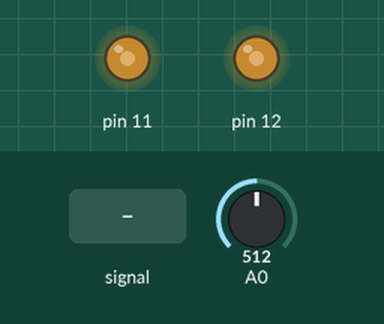
This sketch was run on a simulated Arduino Mega 2560, built with avr-gcc and run on an emulated ATmega2560. On the bench: output pins drawn as LEDs (lit = HIGH). Inputs (shaded band) come from the test bench; at power-on: A0 = 512. What the sketch prints to the serial monitor is not drawn.

Above: at 1.2 s.
1.3 s: A0 fed a 200 Hz sine of ±81 counts around its level
Timing chart, 0 to 1.7 s (numbered marks = the images above; inputs shaded):
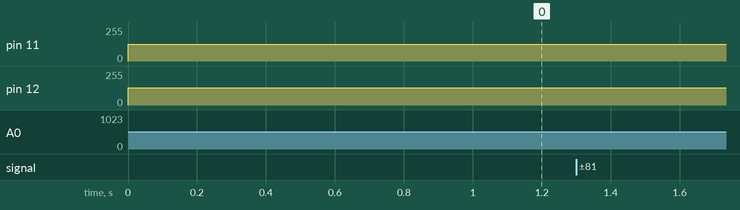

The sketch:

Parametric_Driver.ino
```cpp
/*
  Ultrasonic Parametric Array Driver for Arduino Mega

  This sketch generates a 40kHz PWM signal on Timer1 (pins 11 & 12)
  and modulates its duty cycle based on the analog input.

  In this method, the ADC reading (0-1023) is mapped directly to the PWM duty
  cycle range (0 to PWM_OVERFLOW).

  The PWM carrier is generated using Timer1 in Fast PWM mode (mode 14)
  with ICR1 set to 399, yielding a 40kHz frequency.
*/

#include <Arduino.h>

#define PWM_OVERFLOW 399           // ICR1 value for 40kHz PWM

// Global variable for debugging (last ADC reading)
volatile uint16_t adcVal = 0;

// ADC Conversion Complete Interrupt Service Routine
ISR(ADC_vect) {
  uint16_t reading = ADC;  // Get ADC reading (0-1023)

  // Modulation:
  // Map the ADC value (0 to 1023) directly to the PWM duty cycle range (0 to PWM_OVERFLOW)
  // then subtract 1 to adjust the duty cycle.
  int16_t newDuty = map(reading, 0, 1023, 0, PWM_OVERFLOW);
  newDuty = newDuty - 1;

  // Clamp newDuty to the valid range [0, PWM_OVERFLOW]
  if (newDuty < 0)
    newDuty = 0;
  if (newDuty > PWM_OVERFLOW)
    newDuty = PWM_OVERFLOW;

  // Update PWM duty cycle on both channels (pins 11 and 12)
  OCR1A = newDuty;
  OCR1B = newDuty;

  adcVal = reading;  // Save ADC reading for debugging (optional)
}

// Setup Timer1 for 40kHz PWM output on pins 11 (OC1A) and 12 (OC1B)
void setupTimer1PWM() {
  // Set PWM output pins as outputs
  pinMode(11, OUTPUT);
  pinMode(12, OUTPUT);

  // Stop Timer1 before configuring
  TCCR1A = 0;
  TCCR1B = 0;
  TCNT1 = 0;

  // Configure Timer1 for Fast PWM, mode 14 (WGM13:0 = 14, using ICR1 as TOP)
  TCCR1A = (1 << WGM11);
  TCCR1B = (1 << WGM13) | (1 << WGM12);

  // Set non-inverting mode for OC1A (pin 11)
  TCCR1A |= (1 << COM1A1);

  // For OC1B (pin 12), set inverting mode to provide a complementary output
  TCCR1A |= (1 << COM1B1) | (1 << COM1B0);

  // Start Timer1 with no prescaler (CS10 = 1)
  TCCR1B |= (1 << CS10);

  // Set TOP value for 40kHz PWM frequency
  ICR1 = PWM_OVERFLOW;

  // Initialize duty cycle to 50%
  OCR1A = PWM_OVERFLOW / 2;
  OCR1B = PWM_OVERFLOW / 2;
}

// Setup the ADC in free running mode on A0
void setupADC() {
  // Select AVcc as reference and choose channel A0 (MUX[3:0]=0)
  ADMUX = (1 << REFS0);

  // Enable ADC, Auto Trigger, and ADC Interrupt
  // Set prescaler to 128 for a 125kHz ADC clock (~9.6kHz sampling rate)
  ADCSRA = (1 << ADEN) | (1 << ADATE) | (1 << ADIE)
         | (1 << ADPS2) | (1 << ADPS1) | (1 << ADPS0);

  // Start the first conversion; subsequent conversions will start automatically.
  ADCSRA |= (1 << ADSC);
}

void setup() {
  cli();              // Disable interrupts during setup
  setupTimer1PWM();   // Configure Timer1 for ultrasonic PWM
  setupADC();         // Configure the ADC for free running mode
  sei();              // Re-enable interrupts

  Serial.begin(115200); // For debugging
}

void loop() {
  // Print the last ADC reading every 100ms for debugging.
  static unsigned long lastPrintTime = 0;
  if (millis() - lastPrintTime > 100) {
    lastPrintTime = millis();
    Serial.println(adcVal);
  }
}
```
